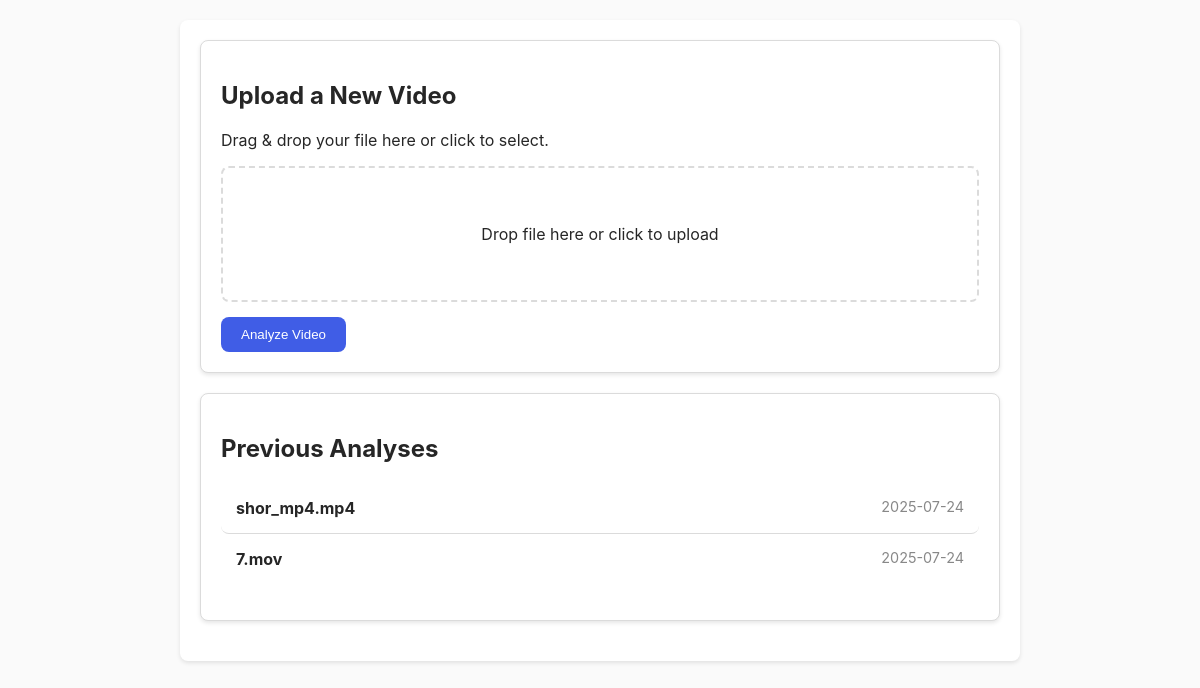
Before: / with the older database file.
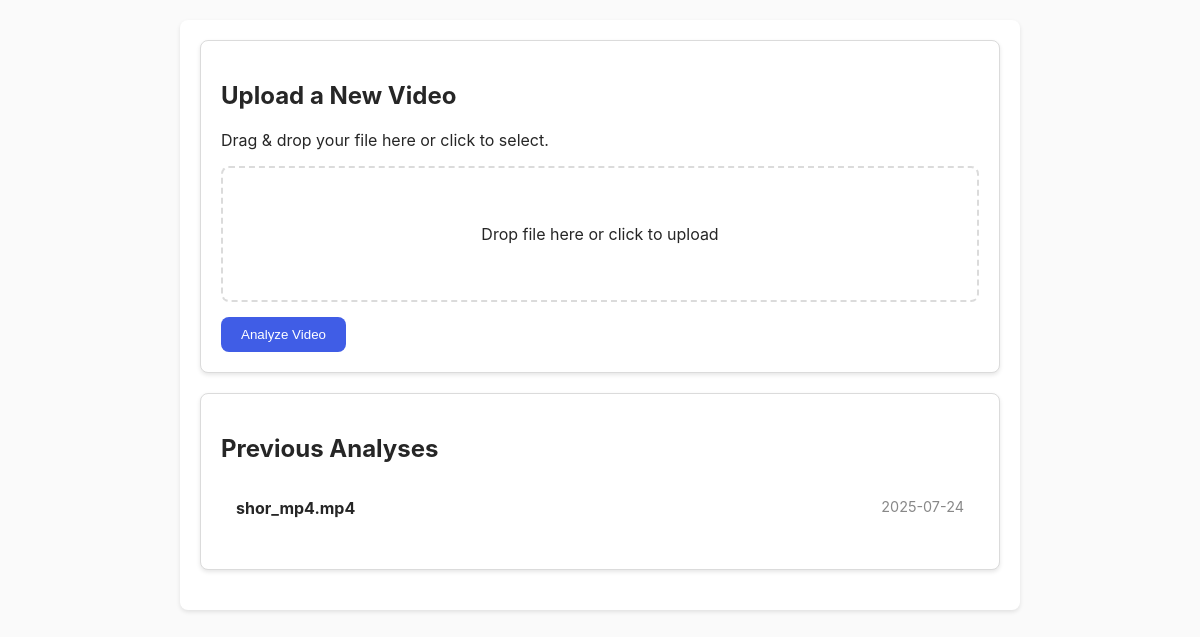
After: the same page with the newer database file.
### tables this page shows
CREATE TABLE videos (
        id INTEGER PRIMARY KEY AUTOINCREMENT,
        filename TEXT NOT NULL,
        original_filename TEXT NOT NULL,
        file_size INTEGER NOT NULL,
        mime_type TEXT NOT NULL,
        upload_url TEXT,
        created_at TIMESTAMP DEFAULT CURRENT_TIMESTAMP
    );

### app/main.py (the view)
@app.get("/", response_class=HTMLResponse)
async def read_root(request: Request):
    conn = get_db_connection()
    videos_cursor = conn.execute("SELECT id, original_filename, created_at FROM videos ORDER BY created_at DESC")
    videos = videos_cursor.fetchall()
    conn.close()
    return templates.TemplateResponse("index.html", {"request": request, "videos": videos})

### app/templates/index.html (shortened to what this page needs)
{% extends "base.html" %}
{% block content %}
<div class="container">
    <div class="upload-section card" x-data="fileUpload()">
        <h2>Upload a New Video</h2>
        <p>Drag & drop your file here or click to select.</p>
        <div
            class="drop-area"
            :class="{ 'drag-over': isDragging }"
            @dragover.prevent="isDragging = true"
            @dragleave.prevent="isDragging = false"
            @drop.prevent="handleDrop"
            @click="$refs.fileInput.click()"
        >
            <p x-show="!fileName">Drop file here or click to upload</p>
        </div>
        <button @click="submitForm" :disabled="!file" class="button">Analyze Video</button>
    </div>
    <div class="previous-videos-section card">
        <h2>Previous Analyses</h2>
        {% if videos %}
            <ul class="video-list">
                {% for video in videos %}
                <li class="video-list-item">
                    <a href="/video/{{ video.id }}">
                        <span class="filename">{{ video.original_filename }}</span>
                        <span class="date">{{ video.created_at.split(' ')[0] }}</span>
                    </a>
                </li>
                {% endfor %}
            </ul>
        {% else %}
            <p>You haven't uploaded any videos yet.</p>
        {% endif %}
    </div>
</div>
{% endblock %}

### app/templates/base.html (shortened to what this page needs)
<!DOCTYPE html>
<html lang="en">
<head>
    <link rel="stylesheet" href="/static/css/style.css">
</head>
<body>
    {% block content %}{% endblock %}
</body>
</html>

### app/static/css/style.css (style rules this page uses)
:root { --primary: #405DE6; --secondary: #5851DB; --background: #FAFAFA; --text: #262626; --border: #DBDBDB; --radius: 8px; --shadow: 0 2px 4px rgba(0,0,0,0.1); }
body { font-family: -apple-system, BlinkMacSystemFont, "Segoe UI", Roboto, Helvetica, Arial, sans-serif; background-color: var(--background); color: var(--text); margin: 0; padding: 20px; }
.container { max-width: 800px; margin: 0 auto; background-color: #fff; padding: 20px; border-radius: var(--radius); box-shadow: var(--shadow); }
.button { background-color: var(--primary); color: #fff; padding: 10px 20px; border-radius: var(--radius); text-decoration: none; display: inline-block; border: none; cursor: pointer; }

### app/templates/index.html (style rules this page uses)
.card { background-color: #fff; border: 1px solid var(--border); border-radius: var(--radius); padding: 20px; margin-bottom: 20px; box-shadow: var(--shadow); }
.drop-area { border: 2px dashed var(--border); border-radius: var(--radius); padding: 40px; text-align: center; cursor: pointer; transition: background-color 0.2s; margin-top: 15px; margin-bottom: 15px; }
.video-list { list-style: none; padding: 0; }
.video-list-item a { display: flex; justify-content: space-between; padding: 15px; border-radius: var(--radius); text-decoration: none; color: var(--text); transition: background-color 0.2s; border-bottom: 1px solid var(--border); }
.video-list-item:last-child a { border-bottom: none; }
.filename { font-weight: bold; }
.date { color: #888; font-size: 0.9em; }

Changed rows visible on the page:
removed videos: original_filename "7.mov", created_at "2025-07-24"
